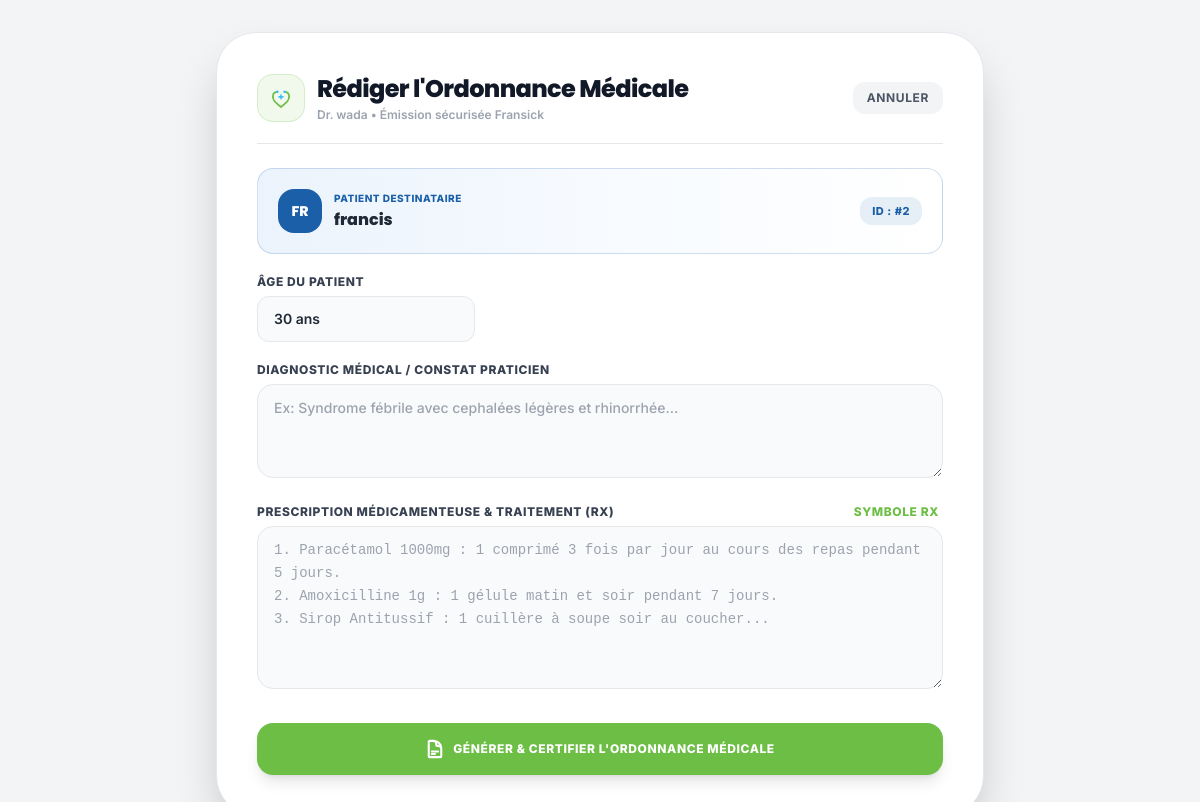
The page /ordonnances/creer/17/ (signed in) on the database its author committed.
### accounts/models.py (models this page shows, shortened)
class CustomUser(AbstractUser):
    email = models.EmailField(
        'adresse email',
        unique=True,
        error_messages={'unique': "Un utilisateur avec cette adresse email existe déjà."}
    )
    PATIENT = 'patient'
    MEDECIN = 'medecin'
    PHARMACIE = 'pharmacie'
    ADMIN = 'admin'
    ROLE_CHOICES = [
        (PATIENT, 'Patient'),
        (MEDECIN, 'Médecin'),
        (PHARMACIE, 'Pharmacie'),
        (ADMIN, 'Administrateur'),
    ]
    role = models.CharField(
        max_length=20,
        choices=ROLE_CHOICES,
        default=PATIENT,
        verbose_name="Rôle"
    )
    phone_number = models.CharField(
        max_length=20,
        blank=True,
        null=True,
        verbose_name="Numéro de téléphone"
    )
    profile_picture = models.ImageField(
        upload_to='profiles/',
        blank=True,
        null=True,
        verbose_name="Photo de profil"
    )
    dark_mode_enabled = models.BooleanField(
        default=False,
        verbose_name="Mode sombre activé"
    )

### ordonnances/views.py (the view, shortened to what this page needs)
# urls.py: path('creer/<int:rdv_id>/', views.CreateOrdonnanceView.as_view(), name='create_for_rdv'),
class CreateOrdonnanceView(LoginRequiredMixin, View):
    def get(self, request, rdv_id=None, *args, **kwargs):
        if request.user.role != 'medecin':
            messages.error(request, "Seuls les médecins peuvent rédiger une ordonnance.")
            return redirect('core:home')
        rdv = None
        patient = None
        if rdv_id:
            rdv = get_object_or_404(RendezVous, pk=rdv_id, doctor=request.user)
            patient = rdv.patient
        context = {
            'rdv': rdv,
            'patient': patient,
        }
        return render(request, 'ordonnances/ordonnance_form.html', context)

### administration/context_processors.py (called while the page is built)
def site_appearance(request):
    appearance = SiteAppearance.objects.first()
    if not appearance:
        appearance = SiteAppearance.objects.create()
    return {
        'site_appearance': appearance
    }

### ordonnances/templates/ordonnances/ordonnance_form.html (shortened to what this page needs)
{% load i18n static %}
<!DOCTYPE html>
<html lang="fr" class="{% if user.is_authenticated and user.dark_mode_enabled %}dark{% endif %}">
<head>
    <script src="{% static 'core/js/tailwindcss.js' %}"></script>
</head>
<body class="bg-white sm:bg-gray-100 font-inter text-gray-800 antialiased min-h-screen flex flex-col items-center justify-center p-0 sm:p-8">
    <div class="w-full min-h-screen sm:min-h-0 sm:max-w-3xl bg-white border-0 sm:border border-gray-200 rounded-none sm:rounded-[2.5rem] p-5 sm:p-10 shadow-none sm:shadow-2xl space-y-6 flex flex-col justify-between">
        <div class="space-y-6">
            <div class="flex items-center justify-between border-b border-gray-150 pb-5">
                <div class="flex items-center space-x-3">
                    <div class="w-11 h-11 sm:w-12 sm:h-12 rounded-2xl bg-leaf-green/10 text-leaf-green border border-leaf-green/20 flex items-center justify-center shadow-xs flex-shrink-0">
                    </div>
                    <div>
                        <h1 class="text-lg sm:text-2xl font-extrabold font-poppins text-gray-900 tracking-tight">Rédiger l'Ordonnance Médicale</h1>
                        <p class="text-[11px] sm:text-xs text-gray-400 font-semibold mt-0.5">Dr. {{ user.username }} • Émission sécurisée Fransick</p>
                    </div>
                </div>
                <a href="{% url 'medecins:dashboard' %}" class="px-3.5 py-2 bg-gray-100 hover:bg-gray-200 text-gray-600 font-bold rounded-xl text-xs uppercase tracking-wider transition-all">
                    Annuler
                </a>
            </div>
            <form method="post" action="" class="space-y-5">
                {% if patient %}
                    <div class="p-4 sm:p-5 bg-gradient-to-r from-medical-light via-blue-50/50 to-white border border-medical-blue/20 rounded-2xl flex items-center justify-between shadow-xs">
                        <div class="flex items-center space-x-3">
                            <div class="w-11 h-11 rounded-2xl bg-medical-blue text-white font-extrabold text-sm flex items-center justify-center font-poppins shadow-xs">
                                {{ patient.username|slice:":2"|upper }}
                            </div>
                            <div>
                                <span class="text-[9px] sm:text-[10px] uppercase font-extrabold text-medical-blue tracking-wider block">Patient Destinataire</span>
                                <h3 class="text-sm sm:text-base font-extrabold text-gray-800 font-poppins mt-0.5">{{ patient.username }}</h3>
                            </div>
                        </div>
                        <span class="bg-medical-blue/10 text-medical-blue text-[11px] font-extrabold px-3 py-1.5 rounded-xl uppercase tracking-wider">
                            ID : #{{ patient.id }}
                        </span>
                    </div>
                {% endif %}
                <div class="grid grid-cols-1 sm:grid-cols-3 gap-4">
                    <div>
                        <label for="patient_age" class="block text-xs font-extrabold uppercase tracking-wider text-gray-700 mb-1.5">Âge du Patient</label>
                        <input type="text" name="patient_age" id="patient_age" value="30 ans" required placeholder="Ex: 30 ans" class="w-full px-4 py-3 bg-gray-50 border border-gray-200 rounded-xl text-sm font-semibold text-gray-800 focus:bg-white focus:ring-2 focus:ring-leaf-green focus:border-transparent outline-none transition-all">
                    </div>
                </div>
                <div class="space-y-1.5">
                    <label for="diagnostic" class="block text-xs font-extrabold uppercase tracking-wider text-gray-700">Diagnostic Médical / Constat Praticien</label>
                    <textarea name="diagnostic" id="diagnostic" rows="3" required placeholder="Ex: Syndrome fébrile avec cephalées légères et rhinorrhée..." class="w-full px-4 py-3 bg-gray-50 border border-gray-200 rounded-2xl text-sm font-medium text-gray-800 focus:bg-white focus:ring-2 focus:ring-leaf-green focus:border-transparent outline-none transition-all leading-relaxed"></textarea>
                </div>
                <div class="space-y-1.5">
                    <div class="flex items-center justify-between">
                        <label for="prescription_details" class="block text-xs font-extrabold uppercase tracking-wider text-gray-700">Prescription Médicamenteuse & Traitement (Rx)</label>
                        <span class="text-xs text-leaf-green font-extrabold uppercase tracking-wider flex items-center space-x-1">
                            <span>Symbole Rx</span>
                        </span>
                    </div>
                    <textarea name="prescription_details" id="prescription_details" rows="6" required placeholder="1. Paracétamol 1000mg : 1 comprimé 3 fois par jour au cours des repas pendant 5 jours.&#10;2. Amoxicilline 1g : 1 gélule matin et soir pendant 7 jours.&#10;3. Sirop Antitussif : 1 cuillère à soupe soir au coucher..." class="w-full px-4 py-3 bg-gray-50 border border-gray-200 rounded-2xl text-sm font-mono text-gray-900 focus:bg-white focus:ring-2 focus:ring-leaf-green focus:border-transparent outline-none transition-all leading-relaxed"></textarea>
                </div>
                <div class="pt-2">
                    <button type="submit" class="w-full py-4 bg-leaf-green hover:bg-leaf-dark active:scale-95 text-white font-extrabold text-xs uppercase tracking-wider rounded-2xl shadow-lg transition-all flex items-center justify-center space-x-2">
                        <span>Générer & Certifier l'Ordonnance Médicale</span>
                    </button>
                </div>
            </form>
        </div>
    </div>
</body>
</html>

### rows shown on the page
CustomUser: username "wada"
CustomUser: username "FR", username "francis", id "2"
